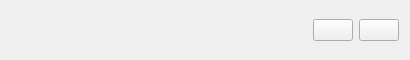
<?xml version="1.0" encoding="UTF-8"?>
<ui version="4.0">
 <class>KeyringRow</class>
 <widget class="QWidget" name="KeyringRow">
  <property name="geometry">
   <rect>
    <x>0</x>
    <y>0</y>
    <width>410</width>
    <height>60</height>
   </rect>
  </property>
  <property name="minimumSize">
   <size>
    <width>0</width>
    <height>60</height>
   </size>
  </property>
  <property name="maximumSize">
   <size>
    <width>16777215</width>
    <height>60</height>
   </size>
  </property>
  <property name="windowTitle">
   <string>Form</string>
  </property>
  <layout class="QHBoxLayout" name="horizontalLayout">
   <item>
    <layout class="QVBoxLayout" name="verticalLayout">
     <item>
      <widget class="QLabel" name="lblName">
       <property name="font">
        <font>
         <bold>true</bold>
        </font>
       </property>
      </widget>
     </item>
     <item>
      <widget class="QLabel" name="lblUrl"/>
     </item>
    </layout>
   </item>
   <item>
    <spacer name="horizontalSpacer">
     <property name="orientation">
      <enum>Qt::Orientation::Horizontal</enum>
     </property>
     <property name="sizeHint" stdset="0">
      <size>
       <width>40</width>
       <height>20</height>
      </size>
     </property>
    </spacer>
   </item>
   <item>
    <widget class="QPushButton" name="btnEdit"/>
   </item>
   <item>
    <widget class="QPushButton" name="btnDelete">
     <property name="icon">
      <iconset theme="edit-delete"/>
     </property>
    </widget>
   </item>
  </layout>
 </widget>
 <resources/>
 <connections/>
</ui>
